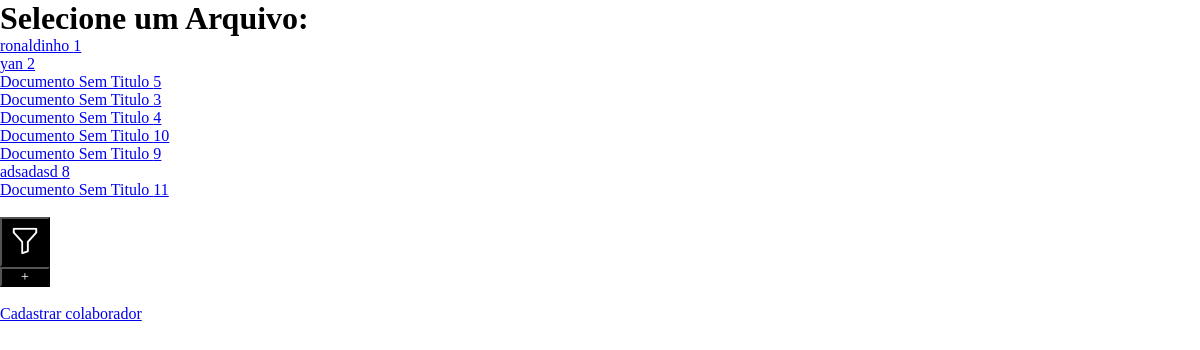
The app's page /pgs/admin/home.php?status=fail, older data.
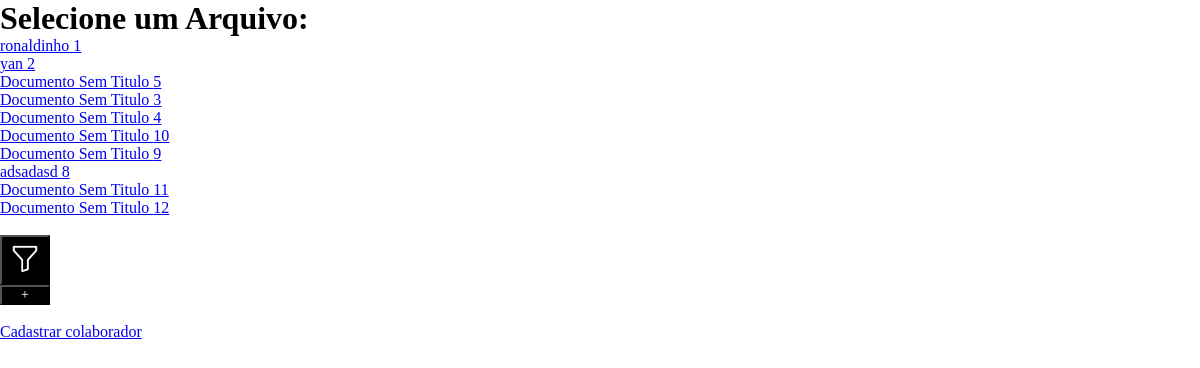
The same page, newer data.
### tables this page shows
CREATE TABLE `documentos` (
  `id` int(11) NOT NULL,
  `titulo` varchar(255) NOT NULL,
  `conteudo` longtext DEFAULT NULL,
  `data_criacao` datetime DEFAULT current_timestamp(),
  `data_modificacao` datetime DEFAULT current_timestamp() ON UPDATE current_timestamp(),
  `ID_Usuario` int(11) NOT NULL,
  `tamanho_fonte` int(11) DEFAULT 14,
  `id_pasta` int(11) DEFAULT NULL
);

### pgs/admin/home.php (the view, shortened to what this page needs)
<!DOCTYPE html>
<html lang="pt-BR">
    <?php
    include_once('../../include/conexao.php');
    $sql = "SELECT * FROM documentos";
    $resultado = mysqli_query($conexao, $sql);
    ?>
<head>
    <link rel="stylesheet" href="https://cdn.jsdelivr.net/npm/bootstrap-icons/font/bootstrap-icons.css">
    <link rel="stylesheet" href="../../css/home_adm.css">
    <link href="https://cdn.jsdelivr.net/npm/select2@4.1.0-beta.1/dist/css/select2.min.css" rel="stylesheet" />
</head>
<body>
    <h1>Selecione um Arquivo:</h1>
    <?php
    while ($registro = mysqli_fetch_assoc($resultado)) {
        $titulo = $registro['titulo'];
        $id = $registro['id'];
        echo '<a href="editor.php?id=' . $id . '">' . $titulo . ' ' . $id . '</a><br>';
    }
    ?>
    <br>
    <button id="button_filtro">
        <i class="bi bi-funnel"></i>
    </button>
    <button onclick="showPopUp();" id="plus_button">
        <i class="bi bi-plus"></i>
    </button>
    <br>
    <br>
    <a href="cadastrar_colaborador.php">Cadastrar colaborador</a>
</body>
</html>

### css/home_adm.css (style rules this page uses)
* { padding: 0; margin: 0; box-sizing: border-box; }
body { position: relative; width: 100vw; height: 100vh; }
button#plus_button { cursor: pointer; width: 50px; height: 20px; color: white; background-color: black; }
button#button_filtro { width: 50px; height: 50px; background-color: black; }
button#button_filtro i { font-size: 30px; color: white; }

Row changes from the older to the newer data that the page shows:
added documentos: titulo "Documento Sem Titulo", id "12"
